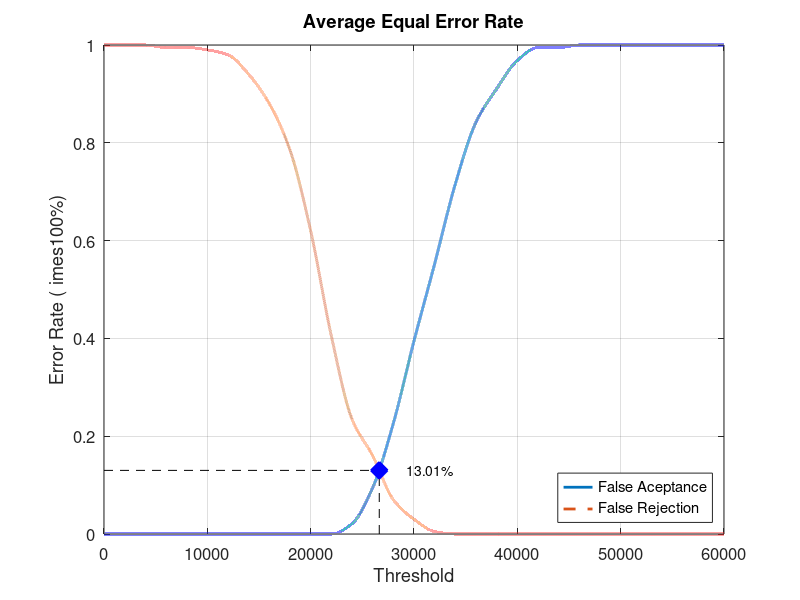
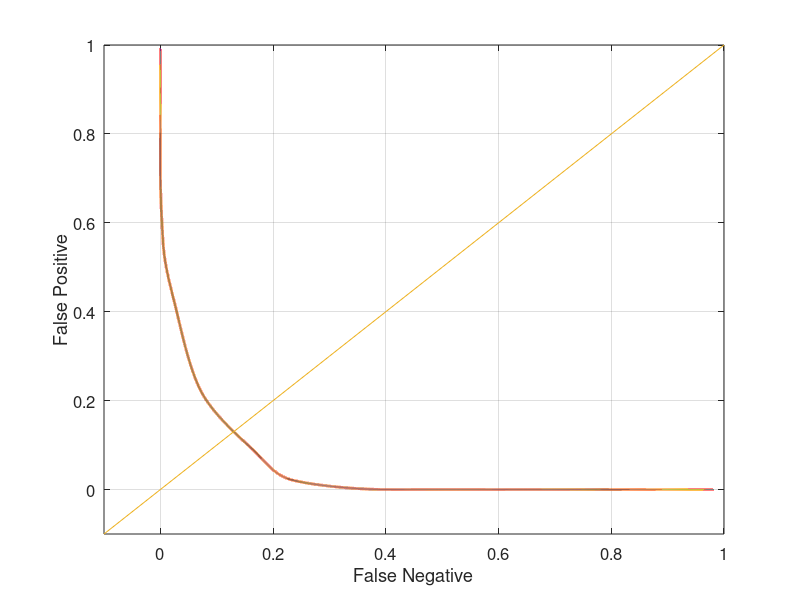

Source code (MATLAB) for these figures, in order:
close all;
clear;
clc;
x = 0:2000:60000;
xq = 0:0.5:60000;

y0 = [0 0 0 0 0 0 0 0 0 0 0 0 0.0210526 0.0947368 0.226316 0.394737 0.552632 0.715789 0.842105 0.910526 0.968421 0.994737 0.994737 1 1 1 1 1 1 1 1]
yy0 = interp1(x, y0, xq, 'pchip');
y1 = [1 1 1 0.995 0.995 0.99 0.98 0.94 0.88 0.785 0.62 0.405 0.235 0.16 0.07 0.03 0.005 0 0 0 0 0 0 0 0 0 0 0 0 0 0]
yy1 = interp1(x, y1, xq, 'pchip');

% Calculating EER: 
y2 = abs(y0 - y1);
find(y2 == min(y2))
yy2 = abs(yy0 - yy1);
xEER = find(yy2 == min(yy2));
xEERIndex = xq(xEER) % X-axis EER
yEER = yy0(xEER) % Y-axis EER

main = figure
plot(xq, yy0,'-','LineWidth', 2);	hold on
plot(xq, yy1,'--','LineWidth', 2);	hold on
plot([xEERIndex xEERIndex], [0 yEER], 'k--');	hold on
plot([0 xEERIndex], [yEER yEER], 'k--');	hold on
plot(xEERIndex, yEER, 'bx', 'LineWidth', 10);	hold on
text(xEERIndex + 10 * xEERIndex / 100, yEER, [num2str(round((10000 * yEER)) / 100) '%'])
legend('False Aceptance', 'False Rejection', 'Location', 'SouthEast')
xlabel('Threshold')
ylabel('Error Rate (	imes100%)')
title('Average Equal Error Rate')
set(gca, 'FontSize', 12)
axis([0 60000 0 1])
grid on

print(main, 'Database5_1Main', '-dpng');
FNRxFPR = figure('Color', [1 1 1]);
plot(yy1, yy0, '-', yy1, yy0, 'LineWidth', 2);
hold on
y = -0.1:0.1:1
plot(y, y); 
set(gca, 'FontSize', 12)
xlabel('False Negative')
ylabel('False Positive')
axis([-0.1 1 -0.1 1])
set(gca, 'FontSize', 12)
grid on

print(FNRxFPR, 'Database5_1FNRxFPR','-dpng');
